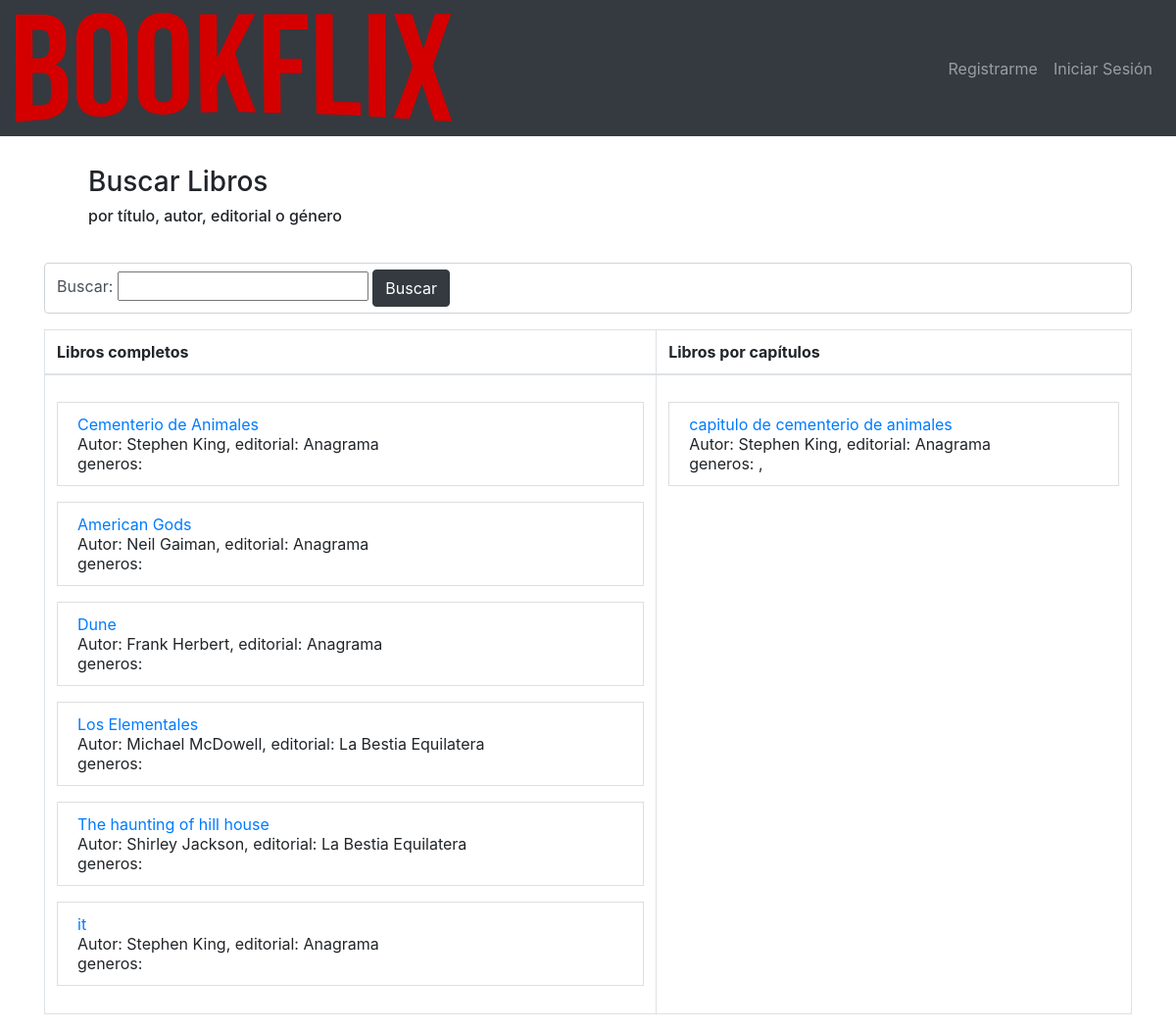
The page /buscar/ on the database as committed earlier.
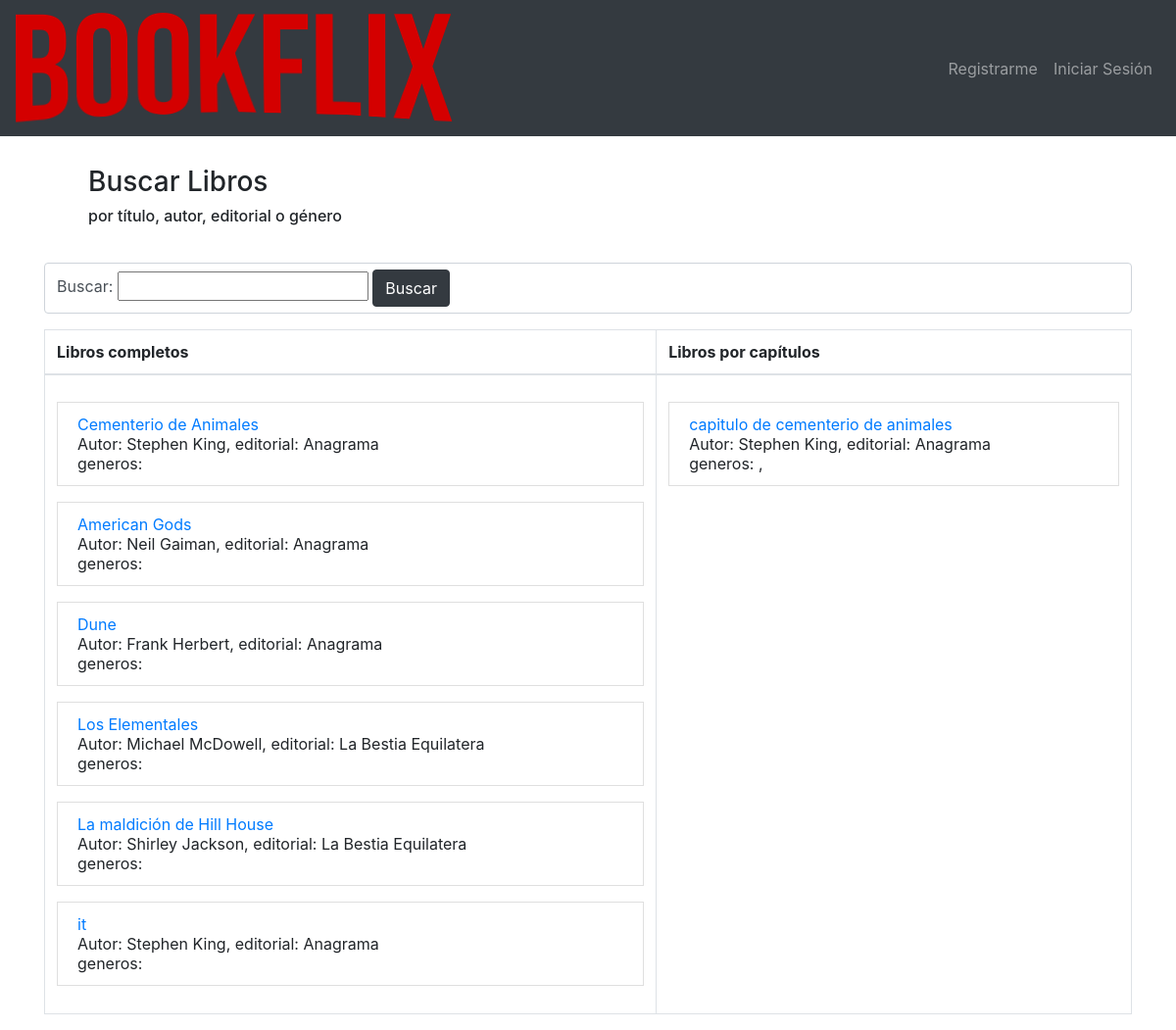
The same page on the database as committed later.
### appBookflix/models.py (models this page shows, shortened)
class Libro (models.Model):
    isbn = models.CharField( max_length=16,primary_key=True, validators =[validateIsbn,validateIsbnNum],default='')
    titulo= models.CharField(('titulo'),max_length=100)
    descripcion = models.TextField(('descripcion'), blank=True, null=True)
    portada= models.ImageField(('portada'), upload_to='portadas_libros', height_field=None, width_field=None, max_length=None, )
    autor= models.ForeignKey(Autor,on_delete=models.CASCADE, verbose_name="autor")
    genero = models.ManyToManyField(Genero, verbose_name="generos")
    editorial = models.ForeignKey(Editorial, on_delete=models.CASCADE)
    mostrar_en_home= models.BooleanField(default=False)
    pdf = models.FileField(upload_to='pdf', blank=True, null=True)   #por si en un futuro hacemos que se guarde en la base de datos
    class Meta:
        verbose_name = "Libro"
        verbose_name_plural = "Libros"

class Autor (models.Model):
    nombre= models.CharField(max_length=50, blank=True, null=True)
    apellido= models.CharField(max_length=50, blank=True, null=True)
    descripcion = models.TextField("descripcion",blank=True, null=True)
    created_date = models.DateTimeField("fecha de creación", default=timezone.now)
    def __str__(self):
        return "%s %s" %(self.nombre, self.apellido)
    class Meta:
        verbose_name = "Autor"
        verbose_name_plural = "Autores"
        unique_together= ("nombre", "apellido")

class Editorial(models.Model):
    name= models.CharField("Nombre", max_length=50, primary_key=True)
    descripcion = models.TextField("descripcion",blank=True, null=True)
    email = models.EmailField( max_length=254, blank=True, null=True)
    created_date = models.DateTimeField("",default=timezone.now)
    def __str__(self):
        return self.name
    class Meta:
        verbose_name = "Editorial"
        verbose_name_plural = "Editoriales"

### appBookflix/views.py (the view)
# urls.py: path('buscar/',buscar, name="buscar"),
def buscar(request):
    context={ }
    if request.POST:
        form= BuscarForm(request.POST)
        if form.is_valid():
            def buscar_por_autor(query):
                autores = Autor.objects.filter(nombre__icontains=query)
                autores2 = Autor.objects.filter(apellido__icontains=query)
                result = []
                for autor in autores:
                    result = result + list(Libro.objects.filter(autor=autor, mostrar_en_home=True))
                for autor in autores2:
                    result = result + list(Libro.objects.filter(autor=autor, mostrar_en_home=True))
                return result
            def buscar_por_genero(query):
                generos = Genero.objects.filter(nombre__icontains=query)
                result = []
                for genero in generos:
                    result = result + list(Libro.objects.filter(genero=genero, mostrar_en_home=True))
                return result
            def buscar_por_editorial(query):
                editoriales = Editorial.objects.filter(name__icontains=query)
                result = []
                for editorial in editoriales:
                    result = result + list(Libro.objects.filter(editorial=editorial, mostrar_en_home=True))
                return result
            def buscar_por_titulo(query):
                result = Libro.objects.filter(titulo__icontains=query)
                return result
            def buscar_por_autorCap(query):
                autores = Autor.objects.filter(nombre__icontains=query)
                autores2 = Autor.objects.filter(apellido__icontains=query)
                result = []
                for autor in autores:
                    result = result + list(BookByChapter.objects.filter(autor=autor, mostrar_en_home=True))
                for autor in autores2:
                    result = result + list(BookByChapter.objects.filter(autor=autor, mostrar_en_home=True))
                return result
            def buscar_por_generoCap(query):
                generos = Genero.objects.filter(nombre__icontains=query)
                result = []
                for genero in generos:
                    result = result + list(BookByChapter.objects.filter(genders=genero, mostrar_en_home=True))
                return result
            def buscar_por_editorialCap(query):
                editoriales = Editorial.objects.filter(name__icontains=query)
                result = []
                for editorial in editoriales:
                    result = result + list(BookByChapter.objects.filter(editorial=editorial, mostrar_en_home=True))
                return result
            def buscar_por_tituloCap(query):
                result = BookByChapter.objects.filter(title__icontains=query, mostrar_en_home=True)
                return result
            def buscar_por_isbn(query):
                result = Libro.objects.filter(isbn=query, mostrar_en_home=True)
                return result
            def buscar_por_isbnCap(query):
                result = BookByChapter.objects.filter(isbn=query, mostrar_en_home=True)
                return result
            palabra= form.cleaned_data['buscar']
            query= str(palabra).split(' ')
            allBook = Libro.objects.filter(mostrar_en_home = True)
            AllBookCap= BookByChapter.objects.filter(mostrar_en_home = True)
            results=set()
            resultsCap=set()
            for palabra in query:
                resultsAutor = set(allBook) & set(buscar_por_autor(palabra))
                resultsGenero =  set(allBook)  & set(buscar_por_genero(palabra))
                resultsTitulo =  set(allBook)  & set(buscar_por_titulo(palabra))
                resultsEditorial = set(allBook)  & set(buscar_por_editorial(palabra))
                resultsIsbn= set(allBook) & set(buscar_por_isbn(palabra))
                results= results | (resultsAutor | resultsGenero | resultsTitulo | resultsEditorial | resultsIsbn)
                resultsAutor = set(AllBookCap) & set(buscar_por_autorCap(palabra))
                resultsGenero = set(AllBookCap) & set(buscar_por_generoCap(palabra))
                resultsTitulo = set(AllBookCap) & set(buscar_por_tituloCap(palabra))
                resultsEditorial = set(AllBookCap) & set(buscar_por_editorialCap(palabra))
                resultsIsbn= set(AllBookCap) & set(buscar_por_isbnCap(palabra))
                resultsCap= resultsCap | (resultsAutor | resultsGenero | resultsTitulo | resultsEditorial | resultsIsbn)
            context['libros']= set(results)
            context['librosCap']= set(resultsCap)
    else:
        context['libros']= Libro.objects.all()
        context['librosCap']= BookByChapter.objects.all()
    form=BuscarForm()
    context['form']= form
    return render(request, "appBookflix/buscar.html", context)

### appBookflix/forms.py
class BuscarForm(forms.Form):
    buscar= forms.CharField(max_length=100)

### appBookflix/templates/appBookflix/buscar.html (shortened to what this page needs)
{% include "appBookflix/navbar_home.html" %}
<div class="container" style="margin-top: 30px;">
  <div class="row" style="margin: 30px;">
    <div class="col" >
        <h3>Buscar Libros</h3>
          <h6>por título, autor, editorial o género</h6>
      </div>
    </div>
<div>
<form method="post" input class="form-control" id="listSearch" type="text" placeholder="" style="height: fit-content !important;">
{%for field in form%}
  {{field.label_tag}}
  {{field}}
{%endfor%}
<button class="btn btn-dark" type="submit">Buscar</button>
  </form>
</div>
<table class="table table-bordered">
    <tr>
     <thead>
    <tr>
      <th scope="col">Libros completos</th>
      <th scope="col">Libros por capítulos</th>
    </tr>
    </thead>
    <tbody>
    <tr>
      <td>
       {% if libros%}
            {%for libro in libros%}
              <p><li class="list-group-item"> <a href="/leer_libro/{{libro.isbn}}"> {{ libro.titulo}} </a> <br> Autor: {{libro.autor}}, editorial: {{libro.editorial}} <br>
              generos: {%for gen in libro.genders.all%} {{gen.name}} , {% endfor%} </li>
              </p>
            {%endfor %}
          {%endif%}
      </td>
      <td>
           {% if librosCap%}
            {%for libro in librosCap%}
            <p><li class="list-group-item"> <a href="/libro_capitulo/{{libro.isbn}}"> {{ libro.title}} </a> <br> Autor: {{libro.author}}, editorial: {{libro.editorial}} <br>
              generos: {%for gen in libro.genders.all%} {{gen.name}} , {% endfor%}</li>
              </p>
            {%endfor %}
          {%endif%}
      </td>
</table>
</div>

Rows that differ between the two databases and show on the page:
changed Libro "Shirley Jackson": titulo "The haunting of hill house" → "La maldición de Hill House"
